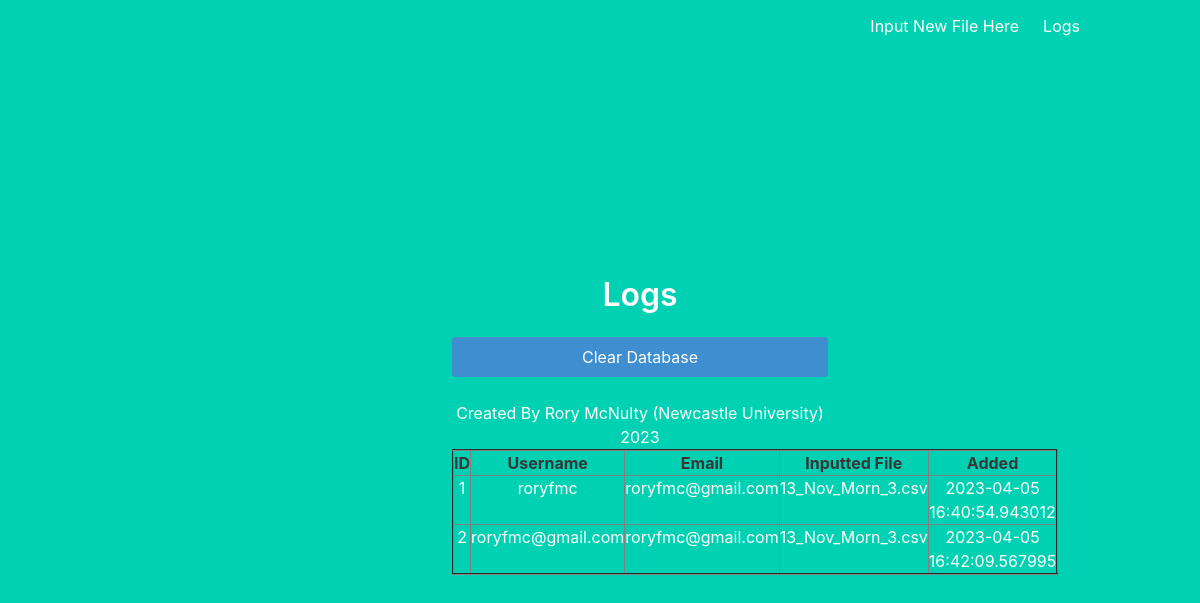
Page /logs on the committed database.
### app.py (models this page shows, shortened)
class User(db.Model):
    __tablename__ = 'userlogs'
    id = db.Column(db.Integer, primary_key=True)
    username = db.Column(db.String(20))
    email = db.Column(db.String(100))
    csv_file = db.Column(db.String(100), nullable=False)
    added = db.Column(db.DateTime, default=datetime.now)

### app.py (the view)
@app.route('/logs')
def logs():
    data=User.query.all()
    return render_template('logs.html', data=data)

### templates/logs.html
{% extends "base.html" %}
{% block content %}
    <div class="column is-5 is-offset-4">
        <h3 class="title is-3">Logs</h3>
        <form action="{{ url_for('clear_db') }}" method="POST">
            <input class="button is-block is-info is-fullwidth" type="submit" value="Clear Database">
        </form>
        <br>
        <table border="2" class="dataframe is-centered" style="width: 100%; height: 100px; padding: 10px; margin: 0 auto;">
            <tr>
                <th>ID</th>
                <th>Username</th>
                <th>Email</th>
                <th>Inputted File</th>
                <th>Added</th>
            </tr>
            {% for row in data %}
            <tr>
                <td>{{ row.id }}</td>
                <td>{{ row.username }}</td>
                <td>{{ row.email }}</td>
                <td>{{ row.csv_file }}</td>
                <td>{{ row.added }}</td>
            </tr>
            {% endfor %}
    </div>
{% endblock %}

### templates/base.html (shortened to what this page needs)
<!DOCTYPE html>
<html>
<head>
    <link rel="stylesheet" href="https://cdnjs.cloudflare.com/ajax/libs/bulma/0.7.2/css/bulma.min.css"/>
</head>
<body>
<section class="hero is-primary is-fullheight">
    <div class="hero-head">
        <nav class="navbar">
            <div class="container">
                <div id="navbarMenuHeroA" class="navbar-menu">
                    <div class="navbar-end">
                        <a href="{{ url_for('index') }}" class="navbar-item">
                            Input New File Here
                        </a>
                        <a href="{{ url_for('logs') }}" class="navbar-item">
                            Logs
                        </a>
                    </div>
                </div>
            </div>
        </nav>
    </div>
    <div class="hero-body">
        <div class="container has-text-centered">
            {% block content %}
            {% endblock %}
        </div>
    </div>
<footer class="is is-centered">Created By Rory McNulty (Newcastle University) 2023</footer>
</section>
</body>
</html>

### rows in the picture
User: id "1", username "roryfmc", email "roryfmc@gmail.com", csv_file "13_Nov_Morn_3.csv", added "2023-04-05 16:40:54.943012"
User: id "2", username "roryfmc@gmail.com", email "roryfmc@gmail.com", csv_file "13_Nov_Morn_3.csv", added "2023-04-05 16:42:09.567995"
